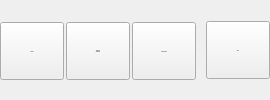
        <widget class="QWidget" name="TabHelp">
         <property name="font">
          <font>
           <family>Sans Serif</family>
           <pointsize>8</pointsize>
          </font>
         </property>
         <attribute name="title">
          <string>Help</string>
         </attribute>
         <layout class="QHBoxLayout" name="horizontalLayout_6">
          <property name="spacing">
           <number>2</number>
          </property>
          <property name="leftMargin">
           <number>0</number>
          </property>
          <property name="topMargin">
           <number>0</number>
          </property>
          <property name="rightMargin">
           <number>0</number>
          </property>
          <property name="bottomMargin">
           <number>0</number>
          </property>
          <item>
           <widget class="QToolButton" name="Action_About_BT">
            <property name="sizePolicy">
             <sizepolicy hsizetype="Fixed" vsizetype="Fixed">
              <horstretch>0</horstretch>
              <verstretch>0</verstretch>
             </sizepolicy>
            </property>
            <property name="minimumSize">
             <size>
              <width>64</width>
              <height>58</height>
             </size>
            </property>
            <property name="maximumSize">
             <size>
              <width>16777215</width>
              <height>56</height>
             </size>
            </property>
            <property name="font">
             <font>
              <pointsize>-1</pointsize>
             </font>
            </property>
            <property name="toolTip">
             <string>Display information about ffDiaporama</string>
            </property>
            <property name="text">
             <string>About</string>
            </property>
            <property name="icon">
             <iconset resource="../RSCffDiaporama.qrc">
              <normaloff>:/img/ffdiaporama.png</normaloff>:/img/ffdiaporama.png</iconset>
            </property>
            <property name="iconSize">
             <size>
              <width>24</width>
              <height>24</height>
             </size>
            </property>
            <property name="toolButtonStyle">
             <enum>Qt::ToolButtonTextUnderIcon</enum>
            </property>
           </widget>
          </item>
          <item>
           <widget class="QToolButton" name="ActionDocumentation_BT">
            <property name="sizePolicy">
             <sizepolicy hsizetype="Fixed" vsizetype="Fixed">
              <horstretch>0</horstretch>
              <verstretch>0</verstretch>
             </sizepolicy>
            </property>
            <property name="minimumSize">
             <size>
              <width>64</width>
              <height>58</height>
             </size>
            </property>
            <property name="maximumSize">
             <size>
              <width>16777215</width>
              <height>56</height>
             </size>
            </property>
            <property name="font">
             <font>
              <pointsize>-1</pointsize>
             </font>
            </property>
            <property name="toolTip">
             <string>Call ffDiaporama WIKI</string>
            </property>
            <property name="text">
             <string>Support
and help</string>
            </property>
            <property name="icon">
             <iconset resource="../RSCffDiaporama.qrc">
              <normaloff>:/img/help.png</normaloff>:/img/help.png</iconset>
            </property>
            <property name="iconSize">
             <size>
              <width>24</width>
              <height>24</height>
             </size>
            </property>
            <property name="toolButtonStyle">
             <enum>Qt::ToolButtonTextUnderIcon</enum>
            </property>
           </widget>
          </item>
          <item>
           <widget class="QToolButton" name="ActionNewFunctions_BT">
            <property name="sizePolicy">
             <sizepolicy hsizetype="Fixed" vsizetype="Fixed">
              <horstretch>0</horstretch>
              <verstretch>0</verstretch>
             </sizepolicy>
            </property>
            <property name="minimumSize">
             <size>
              <width>64</width>
              <height>58</height>
             </size>
            </property>
            <property name="maximumSize">
             <size>
              <width>16777215</width>
              <height>56</height>
             </size>
            </property>
            <property name="font">
             <font>
              <pointsize>-1</pointsize>
             </font>
            </property>
            <property name="toolTip">
             <string>Display blog/news page from internet WEB site</string>
            </property>
            <property name="text">
             <string>What's new</string>
            </property>
            <property name="icon">
             <iconset resource="../RSCffDiaporama.qrc">
              <normaloff>:/img/contents.png</normaloff>:/img/contents.png</iconset>
            </property>
            <property name="iconSize">
             <size>
              <width>24</width>
              <height>24</height>
             </size>
            </property>
            <property name="toolButtonStyle">
             <enum>Qt::ToolButtonTextUnderIcon</enum>
            </property>
           </widget>
          </item>
          <item>
           <widget class="QLabel" name="label_4">
            <property name="text">
             <string notr="true"/>
            </property>
           </widget>
          </item>
          <item>
           <widget class="QToolButton" name="Action_Exit_BT_5">
            <property name="sizePolicy">
             <sizepolicy hsizetype="Fixed" vsizetype="Fixed">
              <horstretch>0</horstretch>
              <verstretch>56</verstretch>
             </sizepolicy>
            </property>
            <property name="minimumSize">
             <size>
              <width>64</width>
              <height>58</height>
             </size>
            </property>
            <property name="font">
             <font>
              <pointsize>-1</pointsize>
             </font>
            </property>
            <property name="toolTip">
             <string>Exit application (Ctrl+W)</string>
            </property>
            <property name="text">
             <string>Exit</string>
            </property>
            <property name="icon">
             <iconset resource="../RSCffDiaporama.qrc">
              <normaloff>:/img/exit.png</normaloff>:/img/exit.png</iconset>
            </property>
            <property name="iconSize">
             <size>
              <width>24</width>
              <height>24</height>
             </size>
            </property>
            <property name="toolButtonStyle">
             <enum>Qt::ToolButtonTextUnderIcon</enum>
            </property>
           </widget>
          </item>
         </layout>
        </widget>
